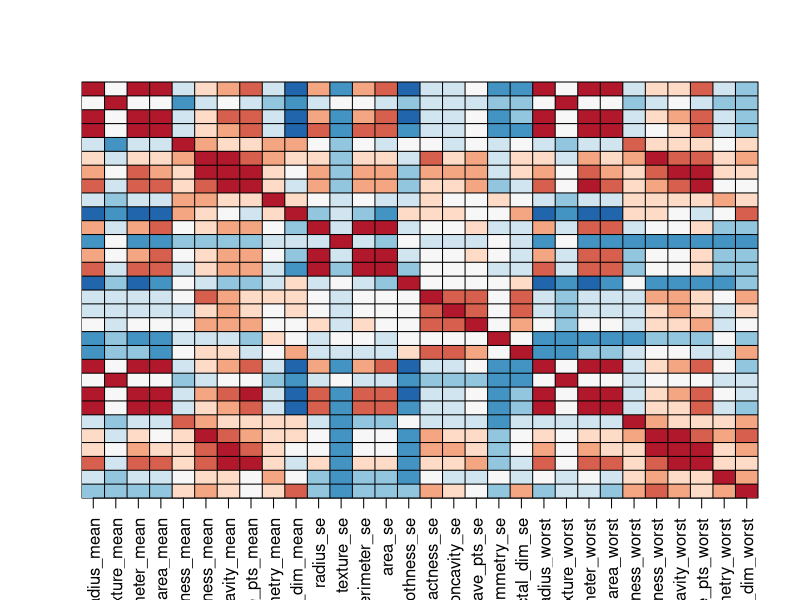
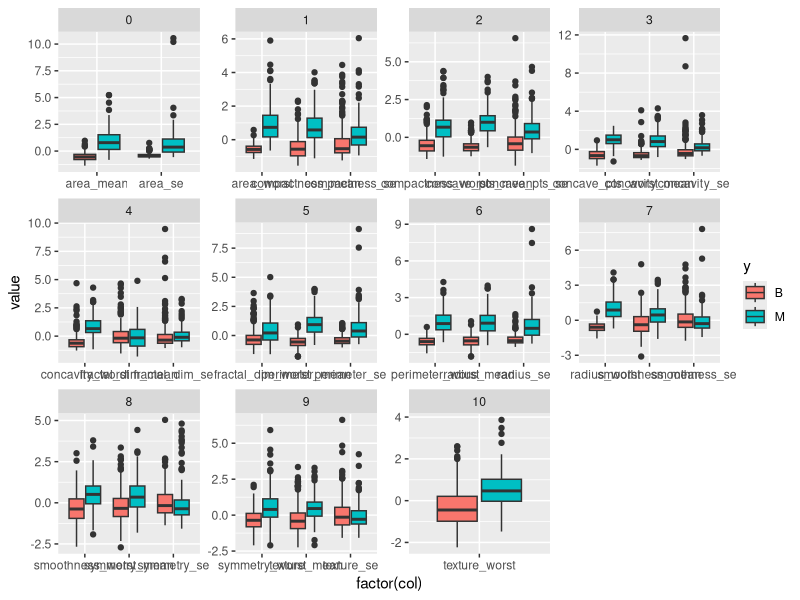

Write the R code that produced these figures, in order.
## ---- chunk 1
library(matrixStats)
library(tidyverse)
library(caret)
library(dslabs)
library(knitr)
library(GGally)
## ---- chunk 2
data(brca)
brca <- data.frame(brca$x, y = brca$y) %>% tibble()
glimpse(brca)
## ---- chunk 3
set.seed(2024)
test_idx <- createDataPartition(brca$y, times = 1, p = 0.2, list = F)
train <- brca[-test_idx, ]
test <- brca[test_idx, ]
p <- ncol(brca)
train[,1:(p-1)] <- apply(train[,1:(p-1)], 2,
                                   function(x) scale(x))
test[,1:(p-1)] <- apply(test[,1:(p-1)], 2,
                                   function(x) scale(x))

## ---- chunk 4
my_image <- function(x, zlim = range(x), ...){
  colors = rev(RColorBrewer::brewer.pal(9, "RdBu"))
  cols <- 1:ncol(x)
  rows <- 1:nrow(x)
  image(cols, rows, t(x[rev(rows),,drop=FALSE]), xaxt = "n", yaxt = "n",
        xlab="", ylab="",  col = colors, zlim = zlim, ...)
  abline(h=rows + 0.5, v = cols + 0.5)
  axis(side = 1, cols, colnames(x), las = 2)
}

my_image(cor(train[, 1:(p-1)]))
## ---- chunk 5
kable(cor(train[, 1:(p-1)]))
## ---- chunk 6
train %>% pivot_longer(cols = 1:(p-1), names_to = "col",
                       values_to = "value") %>% 
  mutate(col = factor(col),
         idx = factor(as.numeric(col)%/%3)) %>% 
  ggplot(aes(x = factor(col), y = value, fill = y))+
  geom_boxplot()+
  facet_wrap(~idx, scales = "free")
## ---- chunk 7
models <- c("glm", "lda", "naive_bayes", "knn", "gamLoess", "qda", "rf")
train(y ~ ., data = train, method = "glm", )
